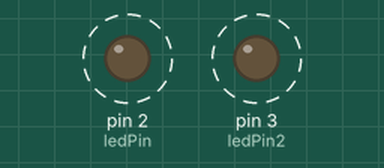
This sketch was run on a simulated Arduino Uno, built with avr-gcc and run on an emulated ATmega328P. On the bench: output pins drawn as LEDs (lit = HIGH). Dashed ring = blinking.

Above: at 0.05 s.
Timing chart, 0 to 3.0 s (numbered marks = the images above):
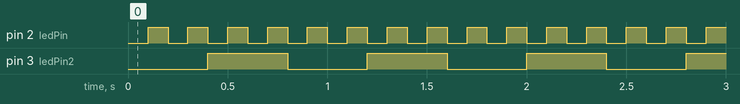

The sketch:

ledBlinkNoDelay.ino
```cpp
#define ledPin 2
#define ledPin2 3
int ledState = LOW;             // ledState used to set the LED
int ledState2 = LOW;
unsigned long previousMillis = 0;        // will store last time LED was updated
unsigned long previousMillis2 = 0;
const long interval = 100;           // interval at which to blink (milliseconds)
const long interval2 = 400;

void setup() {
  // set the digital pin as output:
  pinMode(ledPin, OUTPUT);
  pinMode(ledPin2, OUTPUT);
}

void loop() {

  unsigned long currentMillis = millis();
  if (currentMillis - previousMillis >= interval) {
    previousMillis = currentMillis;
    if (ledState == LOW) {
      ledState = HIGH;
    } else {
      ledState = LOW;
    }
    digitalWrite(ledPin, ledState);
  }

  if (currentMillis - previousMillis2 >= interval2) {
    previousMillis2 = currentMillis;
    ledState2 = !ledState2;
    digitalWrite(ledPin2, ledState2);
  }

}
```

Measured:
- by itself, pin 2 (ledPin): alternates HIGH for 0.10 s and LOW for 0.10 s
- by itself, pin 3 (ledPin2): alternates HIGH for 0.40 s and LOW for 0.40 s
